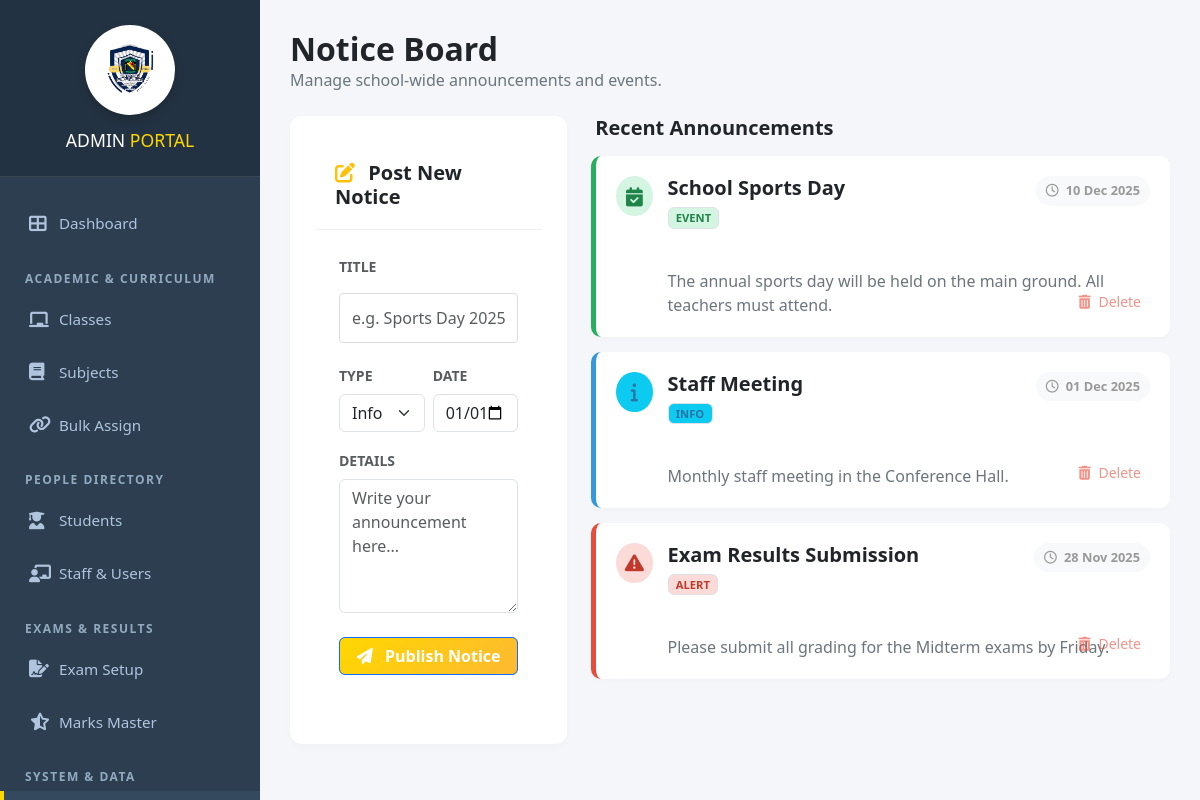
/admin/manage_notices.php (signed in), run on an earlier commit of the app's database.
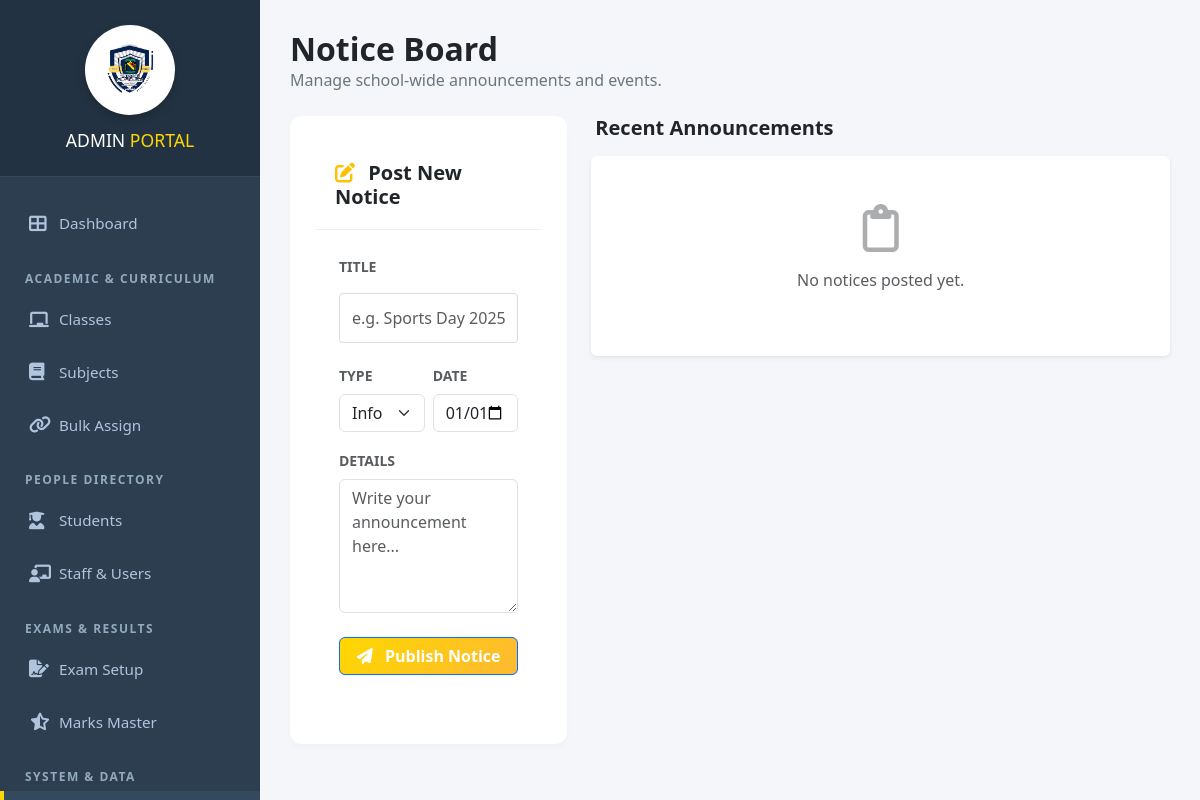
And on a later commit of the database.
### tables this page shows
CREATE TABLE `notices` (
  `notice_id` int(11) NOT NULL,
  `title` varchar(100) NOT NULL,
  `message` text NOT NULL,
  `type` enum('info','alert','event') DEFAULT 'info',
  `audience` enum('all','admin','class_teacher','subject_teacher') DEFAULT 'all',
  `event_date` date DEFAULT NULL,
  `created_by` int(11) DEFAULT NULL,
  `created_at` timestamp NULL DEFAULT current_timestamp()
);

### admin/manage_notices.php (the view, shortened to what this page needs)
<?php
include '../config/db.php';
include 'includes/header.php';
$notices = $conn->query("SELECT * FROM notices ORDER BY event_date DESC, created_at DESC");
?>
<link href="https://cdn.jsdelivr.net/npm/bootstrap@5.3.0/dist/css/bootstrap.min.css" rel="stylesheet">
<link href="https://cdnjs.cloudflare.com/ajax/libs/font-awesome/6.4.0/css/all.min.css" rel="stylesheet">
<div class="wrapper">
    <?php include 'includes/sidebar.php'; ?>
    <div class="main-content">
        <div class="container-fluid">
            <div class="d-flex justify-content-between align-items-center mb-4">
                <div>
                    <h2 class="fw-bold text-dark mb-0">Notice Board</h2>
                    <p class="text-secondary mb-0">Manage school-wide announcements and events.</p>
                </div>
            </div>
            <div class="row g-4">
                <div class="col-lg-4">
                    <div class="card notice-form-card">
                        <div class="card-header-custom">
                            <h5 class="fw-bold m-0 text-dark"><i class="fas fa-edit text-warning me-2"></i> Post New
                                Notice</h5>
                        </div>
                        <div class="card-body p-4">
                            <form method="POST">
                                <div class="mb-3">
                                    <label class="form-label fw-bold small text-muted text-uppercase">Title</label>
                                    <input type="text" name="title" class="form-control"
                                        placeholder="e.g. Sports Day 2025" required>
                                </div>
                                <div class="row g-2 mb-3">
                                    <div class="col-6">
                                        <label class="form-label fw-bold small text-muted text-uppercase">Type</label>
                                        <select name="type" class="form-select">
                                            <option value="info">Info</option>
                                        </select>
                                    </div>
                                    <div class="col-6">
                                        <label class="form-label fw-bold small text-muted text-uppercase">Date</label>
                                        <input type="date" name="event_date" class="form-control"
                                            value="<?php echo date('Y-m-d'); ?>" required>
                                    </div>
                                </div>
                                <div class="mb-4">
                                    <label class="form-label fw-bold small text-muted text-uppercase">Details</label>
                                    <textarea name="message" class="form-control" rows="5"
                                        placeholder="Write your announcement here..." required></textarea>
                                </div>
                                <div class="d-grid">
                                    <button type="submit" name="post_notice" class="btn btn-primary fw-bold">
                                        <i class="fas fa-paper-plane me-2"></i> Publish Notice
                                    </button>
                                </div>
                            </form>
                        </div>
                    </div>
                </div>
                <div class="col-lg-8">
                    <h5 class="fw-bold text-dark mb-3 ps-1">Recent Announcements</h5>
                    <?php if ($notices->num_rows > 0): ?>
                        <?php while ($row = $notices->fetch_assoc()):
                            $borderClass = "type-info";
                            $bgClass = "bg-info";
                            $icon = "fa-info";
                            if ($row['type'] == 'alert') {
                                $borderClass = "type-alert";
                                $bgClass = "bg-alert";
                                $icon = "fa-exclamation-triangle";
                            } elseif ($row['type'] == 'event') {
                                $borderClass = "type-event";
                                $bgClass = "bg-event";
                                $icon = "fa-calendar-check";
                            }
                            ?>
                            <div class="notice-item <?php echo $borderClass; ?>">
                                <div class="d-flex align-items-start">
                                    <div class="icon-box <?php echo $bgClass; ?>">
                                        <i class="fas <?php echo $icon; ?>"></i>
                                    </div>
                                    <div class="w-100">
                                        <div class="date-badge">
                                            <i class="far fa-clock me-1"></i>
                                            <?php echo date('d M Y', strtotime($row['event_date'])); ?>
                                        </div>
                                        <h5 class="fw-bold text-dark mb-1"><?php echo $row['title']; ?></h5>
                                        <span class="badge <?php echo $bgClass; ?> border border-opacity-25 mb-2 text-uppercase"
                                            style="font-size:0.7rem;">
                                            <?php echo $row['type']; ?>
                                        </span>
                                        <p class="text-secondary mb-0 mt-2" style="white-space: pre-line;">
                                            <?php echo $row['message']; ?>
                                        </p>
                                    </div>
                                </div>
                                <a href="manage_notices.php?delete_id=<?php echo $row['notice_id']; ?>"
                                    class="delete-btn btn btn-sm btn-link text-decoration-none"
                                    onclick="return confirm('Are you sure you want to delete this notice?');">
                                    <i class="fas fa-trash-alt me-1"></i> Delete
                                </a>
                            </div>
                        <?php endwhile; ?>
                    <?php else: ?>
                        <div class="text-center py-5 text-muted bg-white rounded shadow-sm">
                            <i class="far fa-clipboard fa-3x mb-3 opacity-50"></i>
                            <p>No notices posted yet.</p>
                        </div>
                    <?php endif; ?>
                </div>
            </div>
        </div>
    </div>
</div>
</body>
</html>

### admin/includes/header.php (shortened to what this page needs)
<!DOCTYPE html>
<html lang="en">
<head>
    <link href="https://cdnjs.cloudflare.com/ajax/libs/font-awesome/6.4.0/css/all.min.css" rel="stylesheet">
</head>
<body>

### admin/includes/sidebar.php (shortened to what this page needs)
<?php
$current_page = basename($_SERVER['PHP_SELF']);
?>
<div class="sidebar" id="adminSidebar">
    <div class="brand">
        <div class="logo-circle">
            <img src="../assets/siraj-logo.png" alt="School Logo" onerror="this.style.display='none'">
        </div>
        <h3 style="margin:0; font-size:1.1rem; text-transform:uppercase; color:#fff;">
            Admin <span style="color:#FFD700;">Portal</span>
        </h3>
    </div>
    <ul class="menu">
        <li>
            <a href="dashboard.php" class="<?php echo $current_page == 'dashboard.php' ? 'active' : ''; ?>">
                <i class="fas fa-th-large"></i> <span>Dashboard</span>
            </a>
        </li>
        <li class="menu-header">ACADEMIC & CURRICULUM</li>
        <li>
            <a href="manage_classes.php"
                class="<?php echo in_array($current_page, ['manage_classes.php', 'edit_class.php', 'view_class.php']) ? 'active' : ''; ?>">
                <i class="fas fa-chalkboard"></i> <span>Classes</span>
            </a>
        </li>
        <li>
            <a href="manage_subjects.php"
                class="<?php echo in_array($current_page, ['manage_subjects.php', 'edit_subject.php', 'view_subject.php']) ? 'active' : ''; ?>">
                <i class="fas fa-book"></i> <span>Subjects</span>
            </a>
        </li>
        <li>
            <a href="manage_assignments.php"
                class="<?php echo $current_page == 'manage_assignments.php' ? 'active' : ''; ?>">
                <i class="fas fa-link"></i> <span>Bulk Assign</span>
            </a>
        </li>
        <li class="menu-header">PEOPLE DIRECTORY</li>
        <li>
            <a href="manage_students.php"
                class="<?php echo in_array($current_page, ['manage_students.php', 'edit_student.php', 'view_student.php']) ? 'active' : ''; ?>">
                <i class="fas fa-user-graduate"></i> <span>Students</span>
            </a>
        </li>
        <li>
            <a href="manage_users.php"
                class="<?php echo in_array($current_page, ['manage_users.php', 'edit_user.php', 'view_user.php']) ? 'active' : ''; ?>">
                <i class="fas fa-chalkboard-teacher"></i> <span>Staff & Users</span>
            </a>
        </li>
        <li class="menu-header">EXAMS & RESULTS</li>
        <li>
            <a href="exam_setup.php" class="<?php echo $current_page == 'exam_setup.php' ? 'active' : ''; ?>">
                <i class="fas fa-file-signature"></i> <span>Exam Setup</span>
            </a>
        </li>
        <li>
            <a href="manage_all_marks.php"
                class="<?php echo $current_page == 'manage_all_marks.php' ? 'active' : ''; ?>">
                <i class="fas fa-star-half-alt"></i> <span>Marks Master</span>
            </a>
        </li>
        <li class="menu-header">SYSTEM & DATA</li>
        <li>
            <a href="manage_notices.php" class="<?php echo $current_page == 'manage_notices.php' ? 'active' : ''; ?>">
            </a>
        </li>
    </ul>
</div>

### admin/includes/header.php (style rules this page uses)
:root { --primary-gold: #FFD700; --gold-grad: linear-gradient(135deg, #FFD700 0%, #FDB931 100%); --sidebar-width: 260px; --bg-color: #f4f7f6; --text-color: #2c3e50; }
* { box-sizing: border-box; }
body { font-family: 'Segoe UI', Tahoma, Geneva, Verdana, sans-serif; background-color: var(--bg-color); color: var(--text-color); margin: 0; padding: 0; }
.main-content { margin-left: var(--sidebar-width); padding: 30px; min-height: 100vh; transition: margin-left 0.3s ease; }
.card { background: white; padding: 25px; border-radius: 8px; box-shadow: 0 2px 10px rgba(0, 0, 0, 0.05); margin-bottom: 20px; border: 1px solid #eef0f2; }
.btn { padding: 10px 20px; border: none; border-radius: 5px; cursor: pointer; font-weight: 600; text-decoration: none; display: inline-block; transition: 0.2s; }
.btn-primary { background: var(--gold-grad); color: #333; }
input[type="text"], input[type="password"], select, textarea { width: 100%; padding: 12px; margin: 8px 0 20px 0; border: 1px solid #ddd; border-radius: 4px; background: #fff; }

### admin/manage_notices.php (style rules this page uses)
body { background-color: #f4f6f9; overflow-x: hidden; }
.main-content { position: absolute; top: 0; right: 0; width: calc(100% - 260px) !important; margin-left: 260px !important; min-height: 100vh; padding: 0 !important; display: block !important; }
.container-fluid { padding: 30px !important; }
.notice-form-card { border: none; border-radius: 12px; box-shadow: 0 4px 6px rgba(0, 0, 0, 0.02); height: 100%; }
.card-header-custom { background: white; padding: 20px; border-bottom: 1px solid #f0f0f0; }
.notice-item { background: white; border-radius: 10px; padding: 20px; margin-bottom: 15px; box-shadow: 0 2px 4px rgba(0, 0, 0, 0.02); position: relative; border-left: 5px solid #ccc; transition: transform 0.2s; }
.type-alert { border-left-color: #e74c3c; }
.type-event { border-left-color: #27ae60; }
.type-info { border-left-color: #3498db; }
.icon-box { width: 40px; height: 40px; border-radius: 50%; display: flex; align-items: center; justify-content: center; margin-right: 15px; font-size: 1.2rem; }
.bg-alert { background: #fadbd8; color: #c0392b; }
.bg-event { background: #d5f5e3; color: #1e8449; }
.bg-info { background: #d6eaf8; color: #2874a6; }
.date-badge { position: absolute; top: 20px; right: 20px; font-size: 0.8rem; font-weight: bold; color: #999; background: #f8f9fa; padding: 5px 10px; border-radius: 20px; }
.delete-btn { position: absolute; bottom: 20px; right: 20px; color: #e74c3c; opacity: 0.6; transition: 0.2s; }

### admin/includes/sidebar.php (style rules this page uses)
:root { --sidebar-bg: #2c3e50; --sidebar-hover: #34495e; --sidebar-active-border: #FFD700; --brand-bg: #233242; }
.sidebar { width: 260px; height: 100vh; background: var(--sidebar-bg); color: white; position: fixed; left: 0; top: 0; overflow-y: auto; z-index: 1000; transition: background 0.3s ease; }
.brand { text-align: center; padding: 25px 20px; background: var(--brand-bg); border-bottom: 1px solid rgba(255, 255, 255, 0.1); }
.logo-circle { width: 90px; height: 90px; background: white; border-radius: 50%; display: flex; align-items: center; justify-content: center; margin: 0 auto 15px auto; box-shadow: 0 4px 10px rgba(0, 0, 0, 0.2); }
.logo-circle img { width: 65px; height: auto; }
.menu { list-style: none; padding: 0; margin: 20px 0; }
.menu li a { display: flex; align-items: center; padding: 15px 25px; color: #b0c4de; text-decoration: none; transition: 0.3s; border-left: 4px solid transparent; font-size: 0.95rem; }
.menu li a.active { background: var(--sidebar-hover); color: white; border-left-color: var(--sidebar-active-border); }
.menu li a i { width: 30px; font-size: 1.1rem; }
.menu-header { padding: 20px 25px 5px 25px; font-size: 0.75rem; font-weight: 700; color: #92aabf; text-transform: uppercase; letter-spacing: 1.5px; }

What changed in the data, as far as the page shows it:
removed notices: event_date "10 Dec 2025", title "School Sports Day", type "EVENT", message "The annual sports day will be held on the main ground. All teachers must attend."
removed notices: event_date "01 Dec 2025", title "Staff Meeting", type "INFO", message "Monthly staff meeting in the Conference Hall."
removed notices: event_date "28 Nov 2025", title "Exam Results Submission", type "ALERT", message "Please submit all grading for the Midterm exams by Friday."
Also different on the page:
text now shown: "No notices posted yet."
